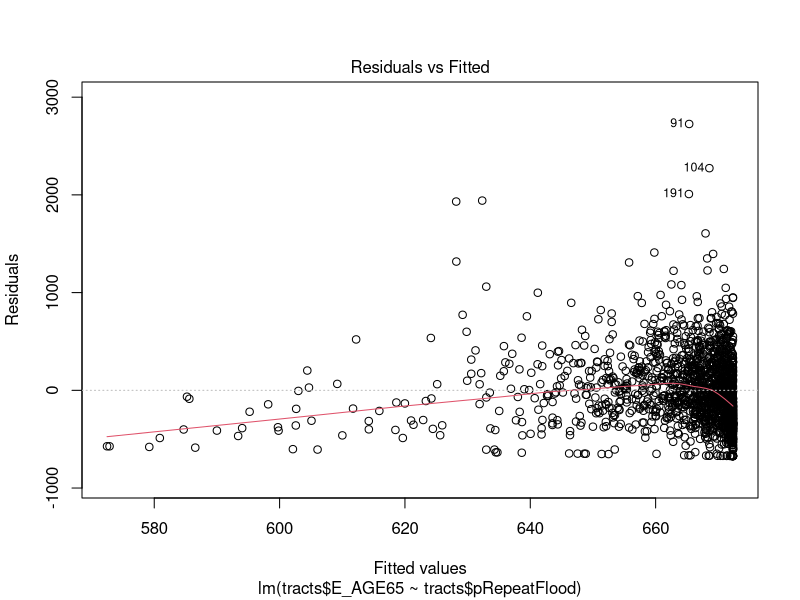
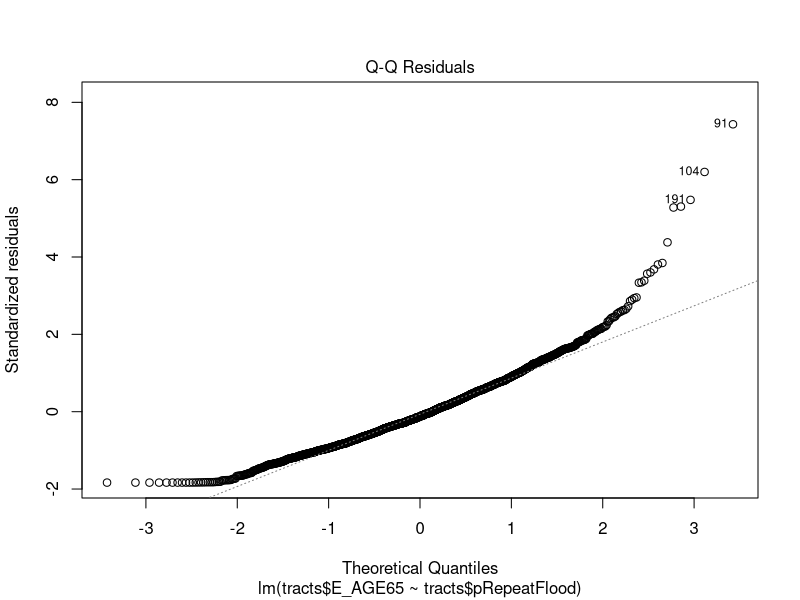
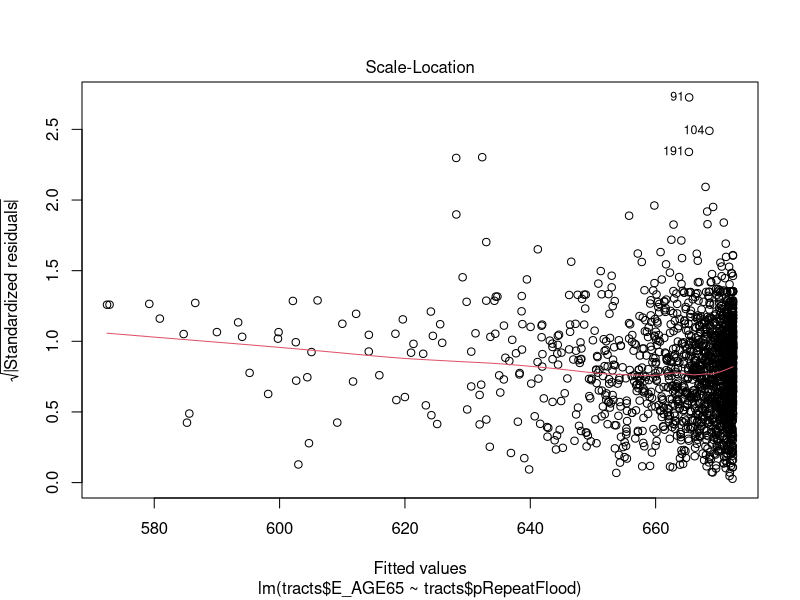
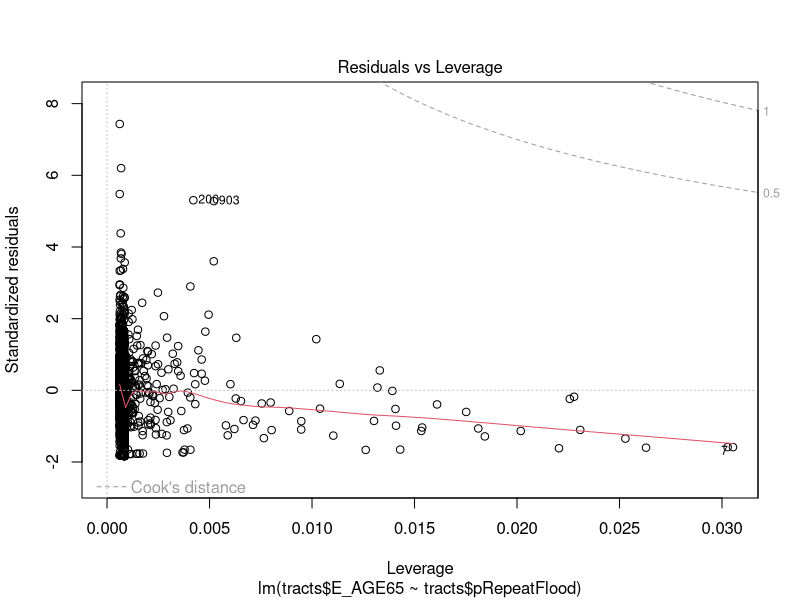

Source code (R) for these figures, in order:
## ---- chunk 1
knitr::opts_chunk$set(echo = TRUE)
## ---- chunk 2
library(tidyr)
## Read in the dataset
tracts <- read.csv('flooding_tracts_20190829.csv', stringsAsFactors = F)
## ---- chunk 3
# Assess the relationship between flood hazard and age > 65 at the census tract level with a linear model
lm1 <- lm(tracts$E_AGE65~tracts$pRepeatFlood)
## ---- chunk 4
summary(tracts$pRepeatFlood)
meanFlood <- mean(tracts$pRepeatFlood)
## ---- chunk 5
#plot(tracts$pMatt, tracts$E_AGE65)
#plot(tracts$pFlo, tracts$E_AGE65)
plot(lm1)
